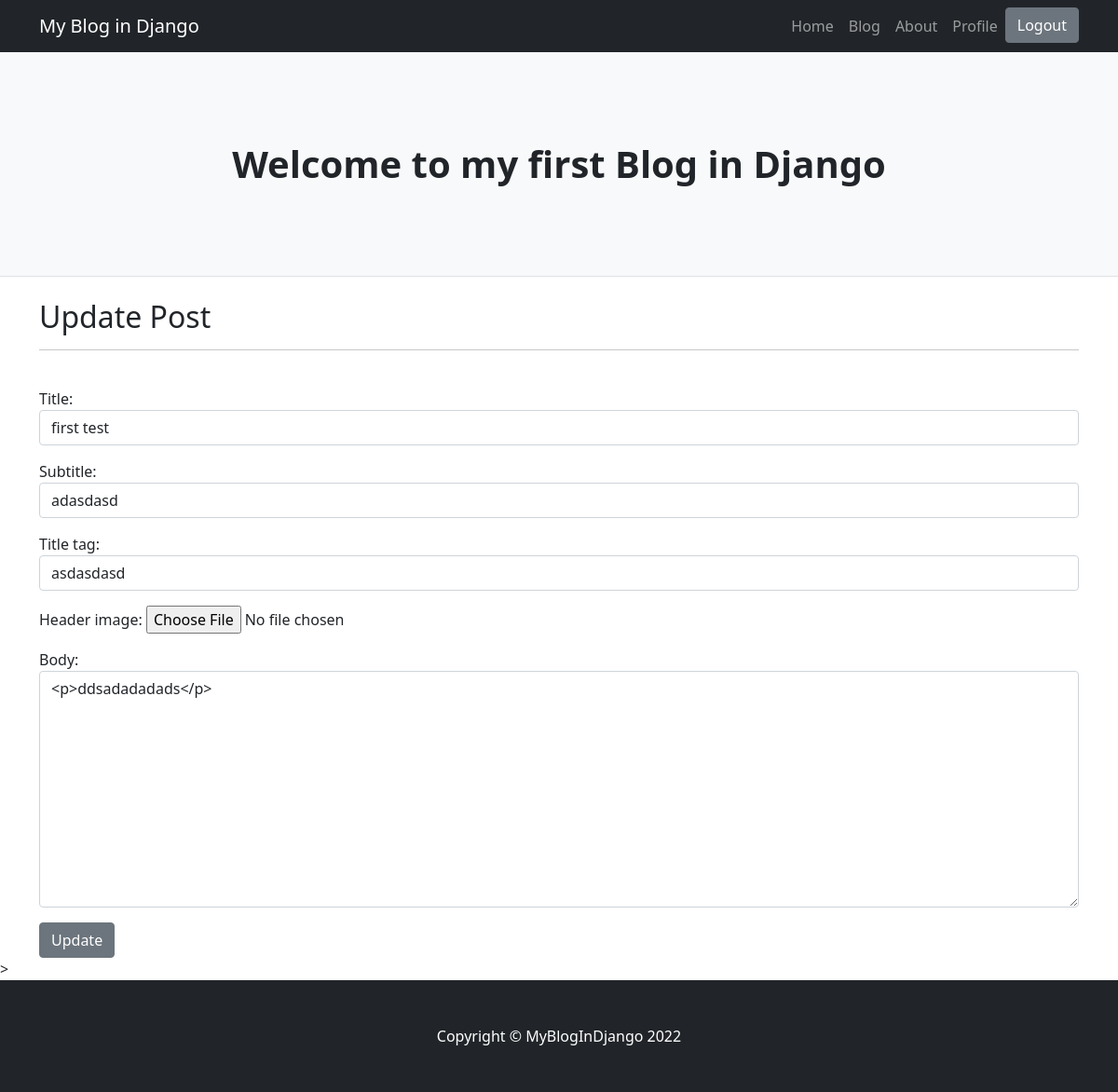
Page /pages/post/1/edit (signed in) on the committed database.
### pages/models.py (models this page shows, shortened)
class Post(models.Model):
    title = models.CharField(max_length=60, blank=False)
    header_image = models.ImageField(null=True, blank=True, upload_to="images/")
    subtitle = models.CharField(max_length=130, blank=False, null=True)
    title_tag = models.CharField(max_length=60)
    author = models.ForeignKey(User, on_delete=models.CASCADE)
    body = RichTextField(blank=True, null=True)
    post_date = models.DateField(auto_now_add=True)

### pages/views.py (the view)
# urls.py: path('post/<int:pk>/edit', views.UpdatePostView.as_view(), name="post-update"),
class UpdatePostView(LoginRequiredMixin, UpdateView):
    model = Post
    form_class = EditPostForm
    template_name = 'pages/post_update.html'

### pages/forms.py
class EditPostForm(forms.ModelForm):
    class Meta:
        model = Post
        fields = ('title', 'subtitle', 'title_tag', 'header_image', 'body')
        widgets = {
            'title': forms.TextInput(attrs={'class': 'form-control'}),
            'subtitle': forms.TextInput(attrs={'class': 'form-control'}),
            'title_tag': forms.TextInput(attrs={'class': 'form-control'}),
            'body': forms.Textarea(attrs={'class': 'form-control'}),
        }

### pages/templates/pages/post_update.html (shortened to what this page needs)
{% extends "home/index.html" %}
{% load static %}
{% block blog_project_content %}
<div class="container">
    {% if user.is_authenticated %}
        {% if user.id == post.author.id %}
            <h2>Update Post</h2>
            <hr>
            <br>
            <div class="form-group">
                <form method="POST">
                    {{ form.as_p }}
                    <button class="btn btn-secondary">Update</button>
                </form>
            </div>
        {% else %}
            You're not allowed here! (and you know it...)
        {% endif %}
    {% else %}
        You're not allowed here! (and you know it...)
    {% endif %}
</div>>
{% endblock %}

### rows in the picture
Post: title "first test", subtitle "adasdasd", title_tag "asdasdasd", body "<p>ddsadadadads</p>"
